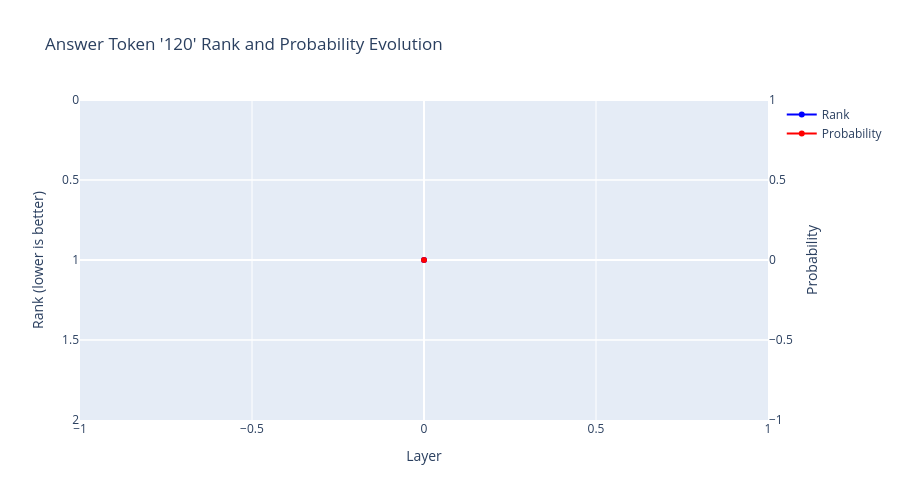

Write notebook code for a chart like this one.
### Markdown cell above
## 6. Track Token Rank Evolution

Let's track how the rank and probability of the answer token evolve.

### Code cell
if answer_tokens:
    # Track rank across layers
    rank_evolution = track_token_rank(
        logit_lens_results,
        target_token=target_token_id,
        position_idx=-1
    )
    
    # Extract ranks and probabilities
    ranks = []
    probs = []
    layers = []
    
    for layer_idx, result in enumerate(rank_evolution):
        if result is not None:
            rank, prob = result
            ranks.append(rank)
            probs.append(prob)
            layers.append(layer_idx)
    
    # Plot evolution
    fig = go.Figure()
    
    # Rank evolution (inverted y-axis so rank 1 is at top)
    fig.add_trace(go.Scatter(
        x=layers,
        y=ranks,
        mode='lines+markers',
        name='Rank',
        yaxis='y',
        line=dict(color='blue'),
        hovertemplate='Layer: %{x}<br>Rank: %{y}<extra></extra>'
    ))
    
    # Probability evolution
    fig.add_trace(go.Scatter(
        x=layers,
        y=probs,
        mode='lines+markers',
        name='Probability',
        yaxis='y2',
        line=dict(color='red'),
        hovertemplate='Layer: %{x}<br>Prob: %{y:.3f}<extra></extra>'
    ))
    
    fig.update_layout(
        title=f"Answer Token '{answer_str}' Rank and Probability Evolution",
        xaxis_title="Layer",
        yaxis=dict(title="Rank (lower is better)", autorange='reversed'),
        yaxis2=dict(title="Probability", overlaying='y', side='right'),
        width=900,
        height=500
    )
    
    fig.show()
    
    print(f"\nAnswer token appears in top-10 predictions at {len(layers)} layers")

### Figure 1 — Plotly figure (JSON) as saved in the notebook; plotly's stock layout.template omitted (floating-point values rounded to 4 significant figures)
{"data": [{"hovertemplate": "Layer: %{x}<br>Rank: %{y}<extra></extra>", "line": {"color": "blue"}, "mode": "lines+markers", "name": "Rank", "type": "scatter", "x": [0], "y": [1], "yaxis": "y"}, {"hovertemplate": "Layer: %{x}<br>Prob: %{y:.3f}<extra></extra>", "line": {"color": "red"}, "mode": "lines+markers", "name": "Probability", "type": "scatter", "x": [0], "y": [1.862e-10], "yaxis": "y2"}], "layout": {"height": 500, "title": {"text": "Answer Token '120' Rank and Probability Evolution"}, "width": 900, "xaxis": {"title": {"text": "Layer"}}, "yaxis": {"autorange": "reversed", "title": {"text": "Rank (lower is better)"}}, "yaxis2": {"overlaying": "y", "side": "right", "title": {"text": "Probability"}}}}
